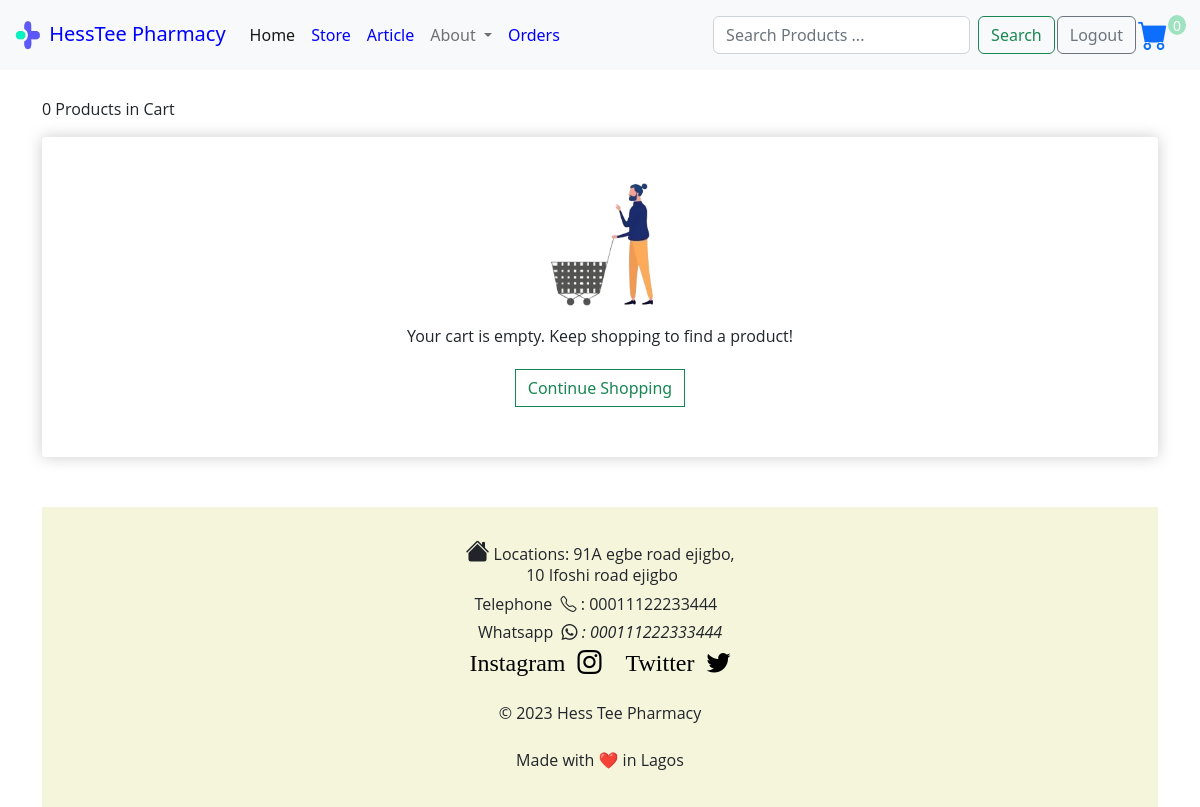
The page /cart/ (signed in) on the database as committed earlier.
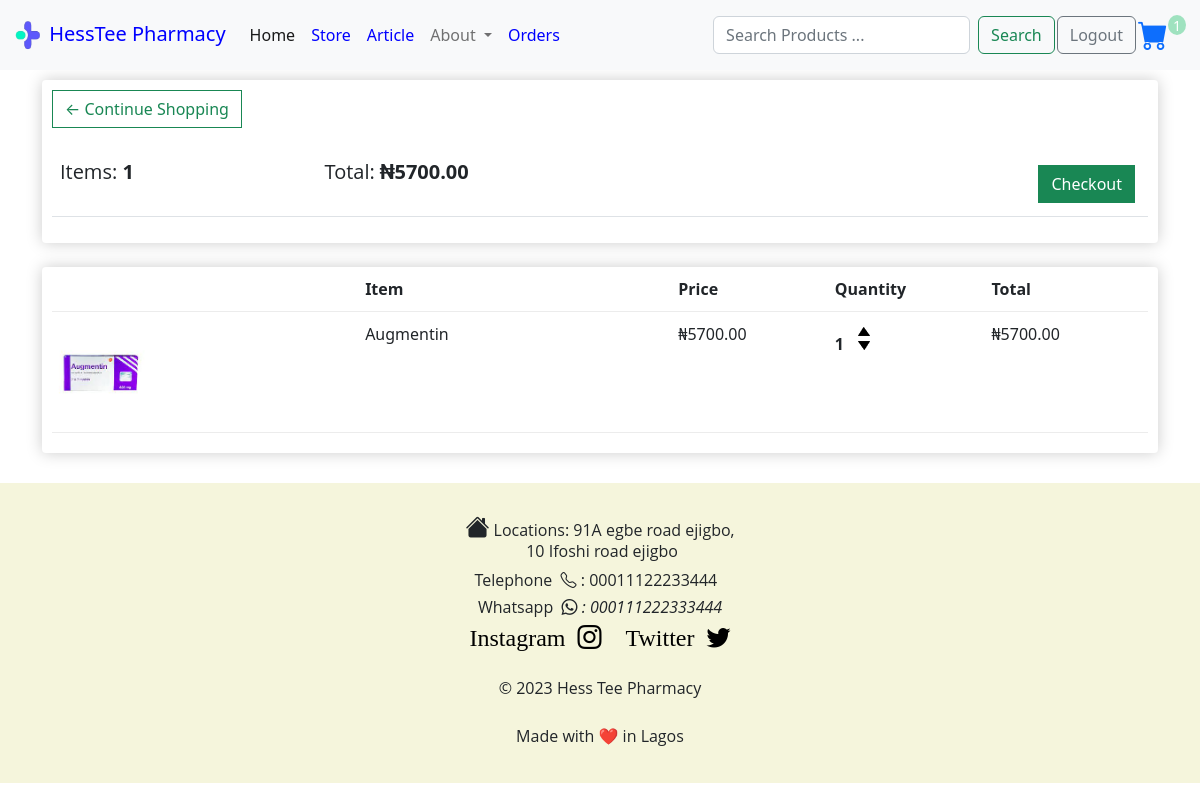
The same page on the database as committed later.
### store/models.py (models this page shows, shortened)
class Order(models.Model):
    customer = models.ForeignKey(Customer, on_delete=models.SET_NULL,null=True, blank=True)
    date_ordered = models.DateField(auto_now_add= True)
    complete = models.BooleanField(default=False)
    transaction_id = models.CharField(max_length=100, null=True)
    @property
    def get_cart_total(self):
        orderitems= self.orderitem_set.all()
        total = sum([item.get_total for item in orderitems])
        return total
    @property
    def get_cart_items(self):
        orderitems= self.orderitem_set.all()
        total = sum([item.quantity for item in orderitems])
        return total

class OrderItem(models.Model):
    product = models.ForeignKey(Product,on_delete=models.SET_NULL, null= True)
    order = models.ForeignKey(Order,on_delete=models.SET_NULL, null= True)
    quantity = models.IntegerField(default=0, null=True,blank=True)
    date_added = models.DateField(auto_now_add=True)
    @property
    def get_total(self):
        if self.product.sales:
            total = self.product.sales_price * self.quantity
        else:
            total = self.product.price * self.quantity
        return total

class Product(models.Model):
    name =  models.CharField(max_length= 200)
    price = models.DecimalField(max_digits=10, decimal_places=2)
    digital = models.BooleanField(default=False, null=True, blank=True)
    quantity = models.IntegerField(null=True, blank=True)
    image  = ImageField(null=True,blank = True)
    description = models.CharField(max_length= 200,null=True,blank = True)
    sales = models.BooleanField(default=False, null=True, blank=True)
    sales_price = models.DecimalField(max_digits=10, decimal_places=2, null=True, blank=True)
    @property
    def imageUrl(self):
        try:
            url= self.image.url
        except:
            url = ''
        return url

### store/views.py (the view)
# urls.py: path("cart/",views.cart,name= "cart"),
def cart(request):
    data = cartData(request)
    cartItems = data['cartItems']
    order = data['order']
    items = data['items']
    for item in items:
      i = 0
      try:
        cart_quantity =  item.product.quantity
      except:
         cart_quantity = item['product']['quantity']
      for item in items:
        try:
          if item.product.quantity<= 0:
            item.delete()
        except :
         if item['product']['quantity']<= 0:
          item.delete()
    context = {"items": items,"order":order,'cartItems':cartItems,'shipping':False}
    context['form']= InputForm()
    return render(request, 'store/cart.html', context)

### store/forms.py
class InputForm (forms.Form):
    image = forms.ImageField()

### store/utils.py (called while the page is built)
def cartData(request):
    if request.user.is_authenticated:
        try:
          customer = request.user.customer
        except:
          customer=  Customer.objects.create(user= request.user,name=request.user,email = request.user.email)
        try:
          order, created = Order.objects.get_or_create(customer= customer, complete = False)
        except:
          order.delete()
        items = order.orderitem_set.all()
        cartItems = order.get_cart_items
    else:
        cookieData = cookieCart(request)
        cartItems = cookieData['cartItems']
        order = cookieData['order']
        items = cookieData['items']
    return {"items": items,"order":order,'cartItems':cartItems}

### store/templates/store/cart.html
{% extends 'store/main.html'%}
{% load  static  %}
{% block content%}
<div class="row" >
    <div class="col-lg-12">
        {% if order.get_cart_items == 0 %}
        <h6  style="padding-bottom:10px;padding-top:20px;">0 Products in Cart</h6>
        <div style="margin-bottom:50px ;padding-bottom:50px;padding-top:30px;" class="box-element" >
            <div style="text-align:center ;">
            <img style="height: 10rem;" src="{%static 'images/cart empty.png'  %}" alt="">
            <h6>Your cart is empty. Keep shopping to find a product!</h6>
            <a style="margin-top:15px;" class="btn btn-outline-success" href="{% url 'store' %}">Continue Shopping</a>
            </div>
            {% else %}
            <div class="box-element" >
            <a class="btn btn-outline-success" href="{% url 'store' %}">&#x2190;  Continue Shopping</a>
            <br>
            <br>
            <table class="table">
                <tr>
                    <th><h5>Items: <strong>{{order.get_cart_items}}</strong></h5></th>
                    <th><h5>Total: <strong>₦{{order.get_cart_total| floatformat:2}}</strong></h5></th>
                    <th>
                        <a style="float:right ;margin:5px;" class="btn btn-success" href="{% url 'checkout' %}">Checkout</a>
                    </th>
                </tr>
            </table>
    </div>
    <br>
    <div class="box-element" >
        <div class="cart-row">
            <div style="flex:2"></div>
            <div style="flex:2"><strong> Item</strong></div>
            <div style="flex:1"><strong>Price</strong></div>
            <div style="flex:1"><strong>Quantity</strong></div>
            <div style="flex:1"><strong>Total</strong></div>
        </div>
        {% for item in items %}
        <div class="cart-row">
            <div style="flex:2"><img class="row-image" src='{{item.product.imageUrl}}' alt=""></div>
            <div style="flex:2"><p>{{item.product.name }}</p> </div>
            {% if item.product.sales %}
            <div style="flex:1"><p> ₦{{item.product.sales_price| floatformat:2}}</p></div>
            {% else %}
            <div style="flex:1"><p> ₦{{item.product.price| floatformat:2}}</p></div>
            {% endif  %}
            <div style="flex:1">
                <p class="quantity total-quantity">{{ item.quantity }}</p>
                <div class="quantity">
                    <img  data-product = {{item.product.id}} data-action='add' class="chg-quantity update-cart" src="{% static 'images/up.png' %}" alt="">
                    <img data-product = {{item.product.id}} data-action='remove' class="chg-quantity update-cart" src="{% static 'images/down.png' %}" alt="">
                </div>
            </div>
            <div style="flex:1"><p>₦{{ item.get_total}}</p></div>
        </div>
        {% endfor %}
        </div>
    </div>
</div>
{% endif %}
{% endblock %}

Rows that differ between the two databases and show on the page:
now on this page (row unchanged): Order: get_cart_items "1", get_cart_total "5700.00"
added OrderItem: product.imageUrl (picture), product.name "Augmentin", product.sales_price "5700.00", quantity "1", get_total "5700.00"
Other text that changed with them:
{{ cartItems }}: "0" → "1"
text no longer shown: "0 Products in Cart Your cart is empty. Keep shopping to find a product! Continue Shopping"
text now shown: "← Continue Shopping Items: Total: ₦ Checkout Item Price Quantity Total"
